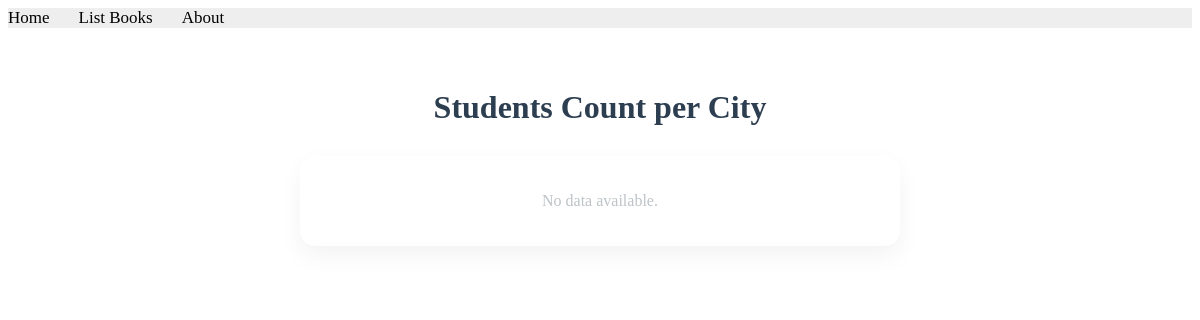
The app's page /books/lab8/task7, older data.
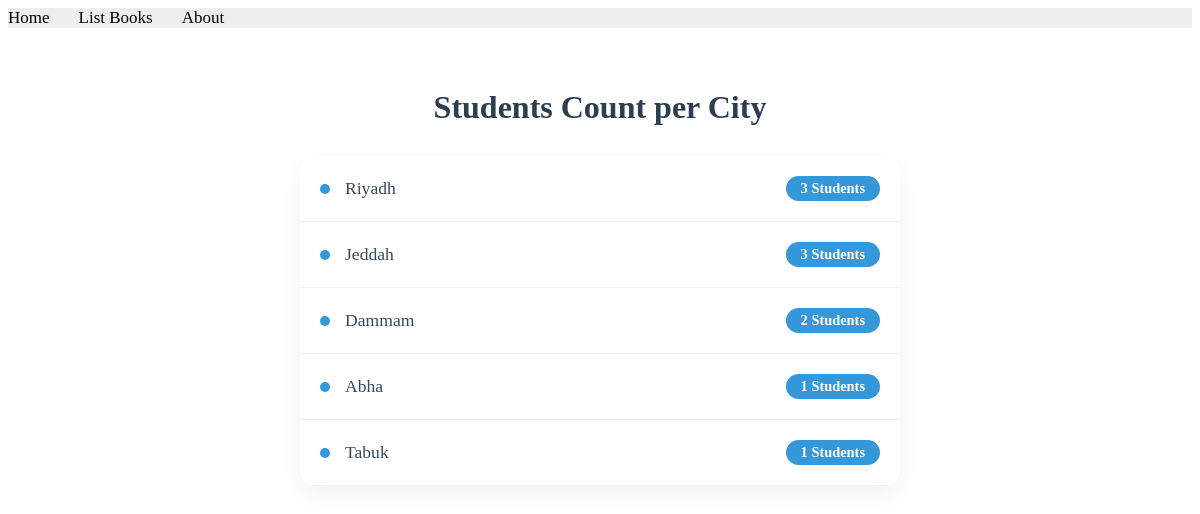
The same page, newer data.
### apps/bookmodule/models.py (models this page shows, shortened)
class Address(models.Model):
    city = models.CharField(max_length=100)

### apps/bookmodule/views.py (the view)
# urls.py: path('lab8/task7', views.task7),
def task7(request):
    cities = Address.objects.annotate(student_count=Count('student'))
    return render(request, 'bookmodule/city_stats.html', {'cities': cities})

### apps/templates/bookmodule/city_stats.html
{% extends "layouts/base.html" %}
{% block content %}
<div style="max-width: 600px; margin: 20px auto; padding: 20px;">
    <h1 style="text-align: center; color: #2c3e50; margin-bottom: 30px;">Students Count per City</h1>
    <div style="background: white; border-radius: 15px; overflow: hidden; box-shadow: 0 10px 25px rgba(0,0,0,0.05);">
        {% for city in cities %}
        <div style="display: flex; justify-content: space-between; align-items: center; padding: 20px; border-bottom: 1px solid #f0f0f0;">
            <div style="display: flex; align-items: center;">
                <div style="width: 10px; height: 10px; background: #3498db; border-radius: 50%; margin-right: 15px;"></div>
                <span style="font-size: 1.1em; font-weight: 500; color: #34495e;">{{ city.city }}</span>
            </div>
            <span style="background: #3498db; color: white; padding: 4px 15px; border-radius: 20px; font-size: 0.9em; font-weight: bold;">
                {{ city.student_count }} Students
            </span>
        </div>
        {% empty %}
        <p style="padding: 20px; text-align: center; color: #bdc3c7;">No data available.</p>
        {% endfor %}
    </div>
</div>
{% endblock %}

### apps/templates/layouts/base.html (shortened to what this page needs)
<!DOCTYPE html>
<html>
{% load static %}
<head>
<link rel="stylesheet" href="{% static 'styles.css' %}">
<link rel="stylesheet" href="https://cdnjs.cloudflare.com/ajax/libs/font-
awesome/4.7.0/css/font-awesome.min.css">
</head>
<body>
{% include "includes/header.html" %}
{% block content %} {% endblock content %}
</body>
</html>

### apps/templates/includes/header.html
{% with request.resolver_match.url_name as url_name %}
<div class="topnav">
  <a class="{% if url_name == 'books.index' %}active{% endif %}"
     href="{% url 'books.index' %}">Home</a>
  <a class="{% if url_name == 'books.list_books' %}active{% endif %}"
     href="{% url 'books.list_books' %}">List Books</a>
  <a class="{% if url_name == 'books.aboutus' %}active{% endif %}"
     href="{% url 'books.aboutus' %}">About</a>
</div>
{% endwith %}

### apps/static/styles.css (style rules this page uses)
.topnav { background-color: #eeeeee; width: 100%; }
.topnav a { color: #000000; text-align: center; margin-right: 25px; text-decoration: none; font-size: 17px; }

Row changes from the older to the newer data that the page shows:
added Address: city "Riyadh", student_count "3"
added Address: city "Jeddah", student_count "3"
added Address: city "Dammam", student_count "2"
added Address: city "Abha", student_count "1"
added Address: city "Tabuk", student_count "1"
Text that changed along with them:
text no longer shown: "No data available."
